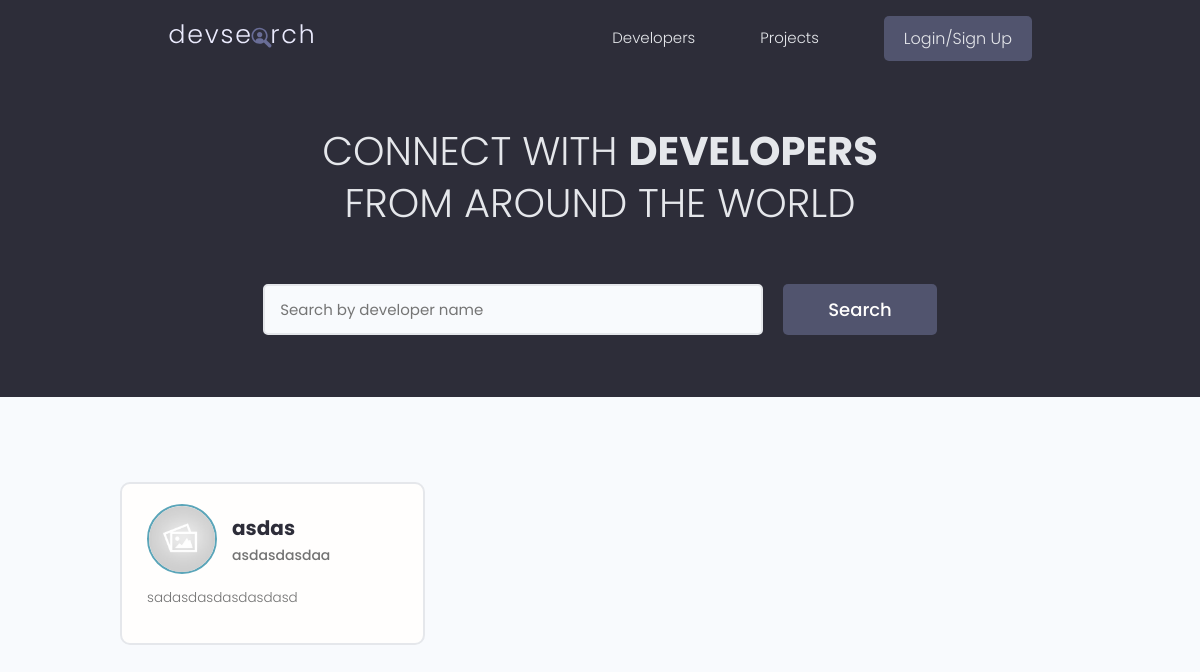
/users/, run on an earlier commit of the app's database.
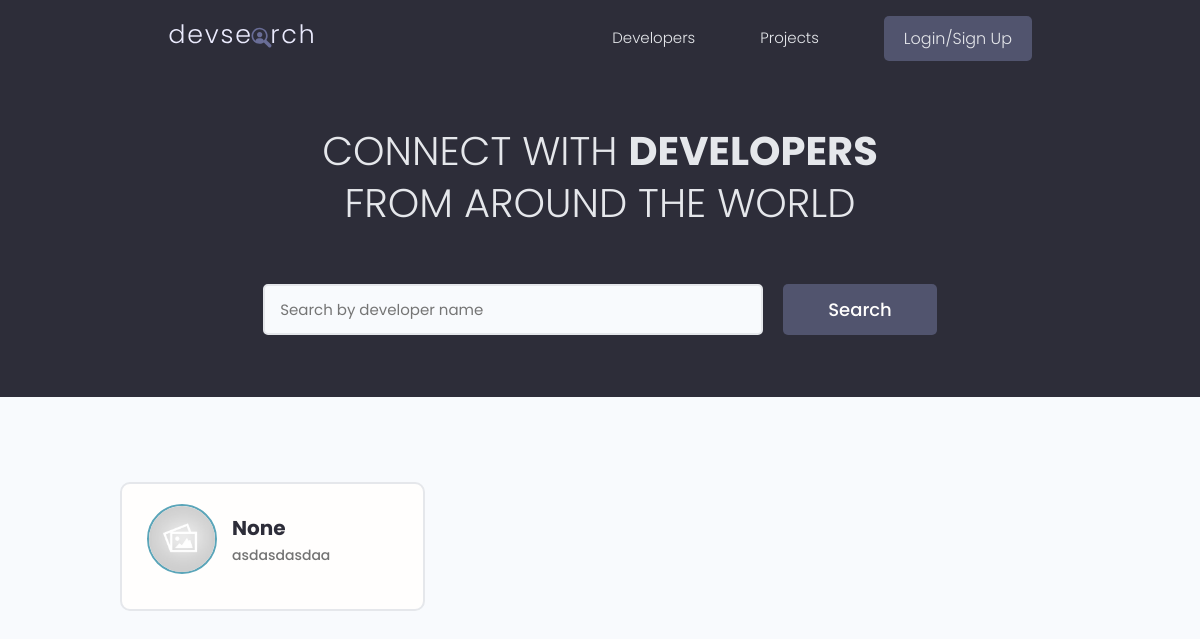
And on a later commit of the database.
### users/models.py (models this page shows, shortened)
class Profile(models.Model):
    user = models.OneToOneField(User, on_delete=models.CASCADE, null=True, blank=True)
    name = models.CharField(max_length=100, null=True, blank=True)
    username = models.CharField(max_length=100, null=True, blank=True)
    email = models.EmailField(max_length=100, null=True, blank=True)
    bio = models.TextField(max_length=500, blank=True)
    location = models.CharField(max_length=30, blank=True)
    short_intro = models.CharField(max_length=200, null=True, blank=True)
    profile_image = models.ImageField(upload_to='profiles/', blank=True, null=True, default='profiles/default.jpg')
    social_github = models.CharField(max_length=100, null=True, blank=True)
    social_youtube = models.CharField(max_length=100, null=True, blank=True)
    social_website = models.CharField(max_length=100, null=True, blank=True)
    social_linkedin = models.CharField(max_length=100, null=True, blank=True)
    id = models.UUIDField(primary_key=True, default=uuid.uuid4, editable=False)
    class Meta:
        ordering = ['name']

### users/views.py (the view)
# urls.py: path('', views.profiles, name='profiles'),
def profiles(request):
    profiles, search_query = searchProfiles(request)
    custom_range, profiles = paginateProfiles(request, profiles, 2)
    context = { "profiles": profiles, "search_query": search_query, "custom_range": custom_range}
    return render(request, 'users/profiles.html', context)

### users/utils.py (called while the page is built)
def searchProfiles(request):
    search_query = ''
    if request.GET.get('search_query'):
        search_query = request.GET.get('search_query')
    skills = Skill.objects.filter(name__icontains=search_query)
    profiles = Profile.objects.distinct().filter(
        Q(name__icontains=search_query) |
        Q(short_intro__icontains=search_query) |
        Q(skill__in=skills)
        )
    return profiles, search_query

def paginateProfiles(request, profiles, results):
    page = request.GET.get('page')
    paginator = Paginator(profiles, results)
    try:
        if not page:
            page = 1
        profiles = paginator.get_page(page)
    except EmptyPage:
        page = paginator.num_pages
        profiles = paginator.get_page(page)
    leftIndex = int(page) - 4
    if leftIndex < 1:
        leftIndex = 1
    rightIndex = int(page) + 5
    if rightIndex > paginator.num_pages:
        rightIndex = paginator.num_pages + 1
    custom_range = range(leftIndex, rightIndex)
    return custom_range, profiles

### users/templates/users/profiles.html (shortened to what this page needs)
{% extends 'main.html' %}
{% block content %}
<main class="home">
    <section class="hero-section text-center">
        <div class="container container--narrow">
            <div class="hero-section__box">
                <h2>CONNECT WITH <span>DEVELOPERS</span></h2>
                <h2>FROM AROUND THE WORLD</h2>
            </div>
            <div class="hero-section__search">
                <form id="searchForm" class="form" action="{% url 'profiles' %}" method="get">
                    <div class="form__field">
                        <input class="input input--text" id="formInput#search" type="text" name="search_query"
                            value="{{search_query}}" placeholder="Search by developer name" />
                    </div>
                    <input class="btn btn--sub btn--lg" type="submit" value="Search" />
                </form>
            </div>
        </div>
    </section>
    <section class="devlist">
        <div class="container">
            <div class="grid grid--three">
                {% for profile in profiles %}
                <div class="column card">
                    <div class="dev">
                        <a href="{% url 'user-profile' profile.id %}" class="card__body">
                            <div class="dev__profile">
                                <img class="avatar avatar--md" src="{{ profile.profile_image.url }}" alt="image" />
                                <div class="dev__meta">
                                    <h3>{{profile.name}}</h3>
                                    <h5>{{profile.short_intro|slice:"60"}}</h5>
                                </div>
                            </div>
                            <p class="dev__info">{{profile.bio|slice:"150"}}</p>
                        </a>
                    </div>
                </div>
                {% endfor %}
            </div>
        </div>
    </section>
</main>
{% endblock content %}

What changed in the data, as far as the page shows it:
changed Profile "asdasdasdaa": name "asdas" → "None"; bio "sadasdasdasdasdasd" → (not shown)
